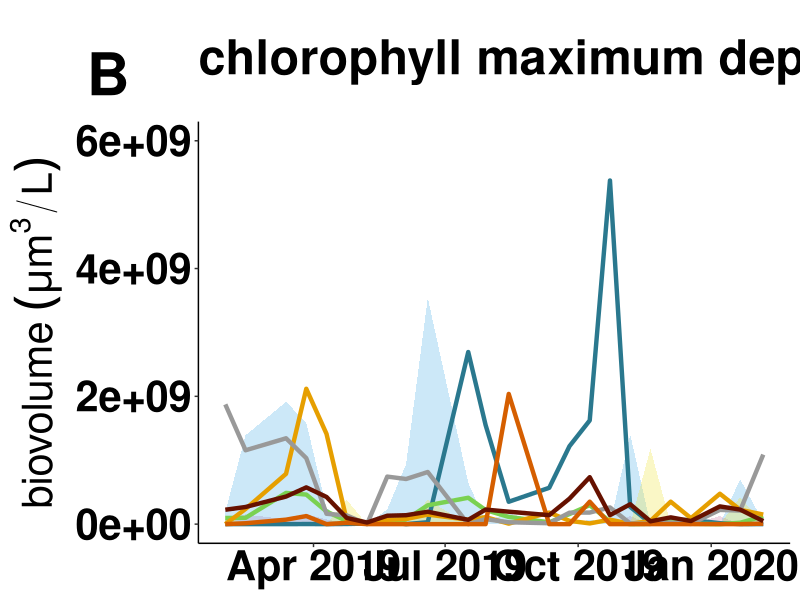
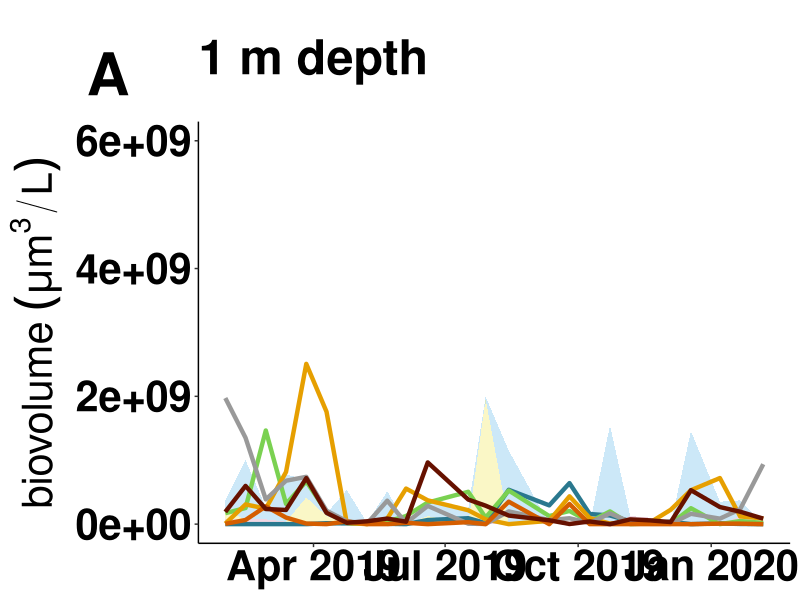
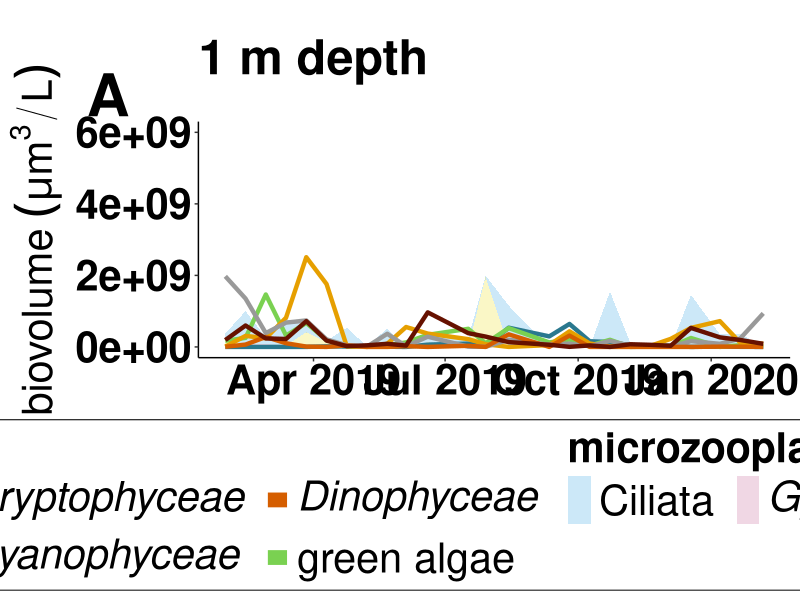

These figures' R source, in order: (Note: this script raises an error after producing the figures.)
## ---- chunk 1
knitr::opts_chunk$set(echo = TRUE)

#loading packages

library(readr)
library(here)
library(ggplot2)
library(reshape2)
library(cowplot)

Sys.setlocale("LC_ALL", "English")

#Import biovolume data

phyto_zoo_bioVolume <- read.csv(here("01_Data","phyto_microzooplankton_biovolume_ROT19.csv"), header = TRUE , sep = ";" , stringsAsFactors = FALSE, na.strings = "#NV")

#note: data frame includes two different depths: surface water (A) and chlorophyll maximum depth (B)

#separating surface water and chlorophyll maximum depth

phytoBio_surface <- phyto_zoo_bioVolume[1:25,2:7]
zooBio_surface <- phyto_zoo_bioVolume[1:25,8:10]


phytoBio_chlorMax <- phyto_zoo_bioVolume[26:49,2:7]
zooBio_chlorMax <- phyto_zoo_bioVolume[26:49,8:10]



#setting dates
dates_surface <- c("2019-01-30", "2019-02-13", "2019-02-27", "2019-03-13" , "2019-03-27", "2019-04-10" ,"2019-04-24" ,"2019-05-08",
            "2019-05-22", "2019-06-04" ,"2019-06-19", "2019-07-17" , "2019-07-29", "2019-08-14",
            "2019-09-11", "2019-09-25", "2019-10-09", "2019-10-23", "2019-11-06", "2019-11-20", 
            "2019-12-04", "2019-12-18",
            "2020-01-07", "2020-01-21", "2020-02-06")

rownames(phytoBio_surface) <- dates_surface
rownames(zooBio_surface) <- dates_surface


phytoBio_surface$date <- as.Date(rownames(phytoBio_surface), "%Y-%m-%d")
zooBio_surface$date <- as.Date(rownames(zooBio_surface), "%Y-%m-%d")


Phyto_surface <- melt(phytoBio_surface, id.vars="date", measure.vars = c("cyanobacteria_um3L",  "green.algae_um3L", "Chrysophyta_um3L",
                                                            "Diatoms_um3L", "Dinoflagellates_um3L", "Cryptophyceae_um3L"))

Zoo_surface  <- melt(zooBio_surface, id.vars="date", measure.vars = c("Ciliata_um3L","Rotifera_um3L", "Gymnodinium_helveticum_um3L"))



dates_chlorMax <- c("2019-01-30", "2019-02-13",  "2019-03-13" , "2019-03-27", "2019-04-10" ,"2019-04-24" ,"2019-05-08",
            "2019-05-22", "2019-06-04" ,"2019-06-19", "2019-07-17" , "2019-07-29", "2019-08-14",
            "2019-09-11", "2019-09-25", "2019-10-09", "2019-10-23", "2019-11-06", "2019-11-20", 
            "2019-12-04", "2019-12-18",
            "2020-01-07", "2020-01-21", "2020-02-06")                              

rownames(phytoBio_chlorMax) <- dates_chlorMax
rownames(zooBio_chlorMax) <- dates_chlorMax

phytoBio_chlorMax$date <- as.Date(rownames(phytoBio_chlorMax), "%Y-%m-%d")
zooBio_chlorMax$date <- as.Date(rownames(zooBio_chlorMax), "%Y-%m-%d")


Phyto_chlorMax <- melt(phytoBio_chlorMax, id.vars="date", measure.vars = c("cyanobacteria_um3L",  "green.algae_um3L", "Chrysophyta_um3L",
                                                            "Diatoms_um3L", "Dinoflagellates_um3L", "Cryptophyceae_um3L"))

Zoo_chlorMax <- melt(zooBio_chlorMax, id.vars="date", measure.vars = c("Ciliata_um3L","Rotifera_um3L", "Gymnodinium_helveticum_um3L"))

## ---- chunk 2

#Fig. 1

# color-blind friendly palette from [http://www.cookbook-r.com/]

# The palette with grey:
cbPalette <- c("#999999","#E69F00","#56B4E9","#009E73",
               "#F0E442","#0072B2","#D55E00","#CC79A7")

#color-blind friendly colors: [https://github.com/Nowosad/rcartocolor] 

safe_colorblind_palette <- c("#88CCEE", "#CC6677", "#DDCC77", "#117733", "#332288", "#AA4499", 
                             "#44AA99", "#999933", "#882255", "#661100", "#6699CC", "#888888")


##surface water

pbioVol_surface <-ggplot()+
  ggtitle("1 m depth", subtitle= "1 m depth")+
  geom_area(data=Zoo_surface, aes(x = date, y=value, fill= variable), alpha=0.3)+
  geom_line(data=Phyto_surface, aes(x = date, y=value, color= variable),linewidth=1.5)+
  annotate("text",y= 7.05e+09, x= as.Date("2018-11-10"),label="A", size=15, fontface=2, color="black")+
  coord_cartesian(ylim=c(0,6e+09), x=as.Date(c("2019-01-30", "2020-02-06")),clip="off")+
  scale_fill_manual(labels= c(Gymnodinium_helveticum_um3L= expression(italic("Gymnodinium helveticum")), 
                              Ciliata_um3L="Ciliata", Rotifera_um3L= "Rotifera"),
                    values=c(Gymnodinium_helveticum_um3L= "#CC79A7", Ciliata_um3L= "#56B4E9", Rotifera_um3L= "#F0E442"),
                    name= "microzooplankton",
                    breaks= c("Ciliata_um3L", "Gymnodinium_helveticum_um3L", "Rotifera_um3L"))+
  scale_color_manual(labels=c(cyanobacteria_um3L=expression(italic("Cyanophyceae")), 
                              green.algae_um3L= "green algae", 
                              Chrysophyta_um3L= expression(italic("Chrysophyceae")), 
                              Diatoms_um3L= expression(italic("Bacillariophyceae")),  
                              Dinoflagellates_um3L= expression(italic("Dinophyceae")), 
                              Cryptophyceae_um3L= expression(italic("Cryptophyceae"))), 
                     values= c(cyanobacteria_um3L="#2A788EFF", green.algae_um3L="#7AD151FF", Chrysophyta_um3L="#E69F00",
                               Diatoms_um3L= "#999999" , Dinoflagellates_um3L= "#D55E00", Cryptophyceae_um3L= "#661100"),
                     name= "phytoplankton",
                     breaks= c("Diatoms_um3L", "Chrysophyta_um3L","Cryptophyceae_um3L", "cyanobacteria_um3L", 
                               "Dinoflagellates_um3L", "green.algae_um3L"))+
  ylab(expression("biovolume"~(mu*m^{3}/L))) + xlab(NULL)+ 
  theme(axis.line = element_line(colour = "black"),
        panel.background = element_blank(),
        panel.border = element_blank(),
        axis.text.x = element_text(face='bold', color="black", size=30),
        axis.text.y = element_text(face='bold', color='black', size=30),
        legend.position= "none",
        plot.title = element_text(color="black", face='bold', size=35),
        plot.subtitle = element_text(color="white", size=15),
        strip.placement = "outside",
        strip.background = element_blank(),
        axis.title.y = element_text(color='black', size = 30),
        plot.margin = unit(c(1,0.25,0.25,0.25), "cm"))

plegend <- pbioVol_surface+ theme(legend.title = element_text(size=30, face= "bold"),
                                             legend.position= "bottom",
                                             legend.background=element_blank(),
                                             legend.key = element_rect(colour = NA, fill = NA),
                                             legend.box.background= element_rect(fill= "white", color="black"),
                                             legend.key.spacing.x = unit(0.55, "cm"),
                                             legend.text=element_text(size=30))+
                        guides(colour = guide_legend(title.position="top", override.aes = list(linewidth=5), nrow=2),
                               linetype = guide_legend(override.aes = list(size = 4)),
                               fill=guide_legend(title.position="top"))




##chlorophyll maximum depth

pbioVol_chlorMax <- ggplot()+
  ggtitle("chlorophyll maximum depth", subtitle= "chlorophyll maximum depth")+
  geom_area(data=zooBio_chlorMax, aes(x = date, y=Gymnodinium_helveticum_um3L), fill="#CC79A7" , alpha=0.3)+
  geom_area(data=zooBio_chlorMax, aes(x = date, y=Ciliata_um3L), fill="#56B4E9" , alpha=0.3)+
  geom_area(data=zooBio_chlorMax, aes(x = date, y=Rotifera_um3L), fill="#F0E442" , alpha=0.3)+  
  geom_line(data=phytoBio_chlorMax, aes(x = date, y=cyanobacteria_um3L),color="#2A788EFF", linewidth=1.5)+
  geom_line(data=phytoBio_chlorMax, aes(x = date, y=green.algae_um3L),color="#7AD151FF", linewidth=1.5)+
  geom_line(data=phytoBio_chlorMax, aes(x = date, y=Chrysophyta_um3L),color="#E69F00", linewidth=1.5)+
  geom_line(data=phytoBio_chlorMax, aes(x = date, y=Diatoms_um3L),color="#999999", linewidth=1.5)+
  geom_line(data=phytoBio_chlorMax, aes(x = date, y=Dinoflagellates_um3L),color="#D55E00", linewidth=1.5)+
  geom_line(data=phytoBio_chlorMax, aes(x = date, y=Cryptophyceae_um3L),color="#661100", linewidth=1.5)+
  annotate("text",y= 7.05e+09, x= as.Date("2018-11-10"),label="B", size=15, fontface=2, color="black")+
  coord_cartesian(ylim=c(0,6e+09), x=as.Date(c("2019-01-30", "2020-02-06")),clip="off")+
  ylab(expression("biovolume"~(mu*m^{3}/L))) + xlab(NULL)+ 
  theme(axis.line = element_line(colour = "black"),
        panel.background = element_blank(),
        axis.text.x = element_text(face='bold', color='black', size=30),
        axis.text.y = element_text(face='bold', color='black', size=30),
        legend.position= "none",
        plot.title = element_text(color="black", face='bold', size=35),
        plot.subtitle = element_text(color="white", size=15),
        strip.placement = "outside",
        strip.background = element_blank(),
        axis.title.y = element_text(color='black', size = 30),
        plot.margin = unit(c(1,0.25,0.25,0.25), "cm"))+
  guides(fill = guide_legend(title.position="top"))

pbioVol <- plegend + pbioVol_chlorMax & theme(legend.position = "bottom", 
                                              legend.box.background= element_rect(fill= "white", color="black"),
                                              legend.box.margin = margin(1.25,1.25,1.25,1.25))

Fig1 <- pbioVol + plot_layout(guides = "collect")

## ---- chunk 3

plot(Fig3)
